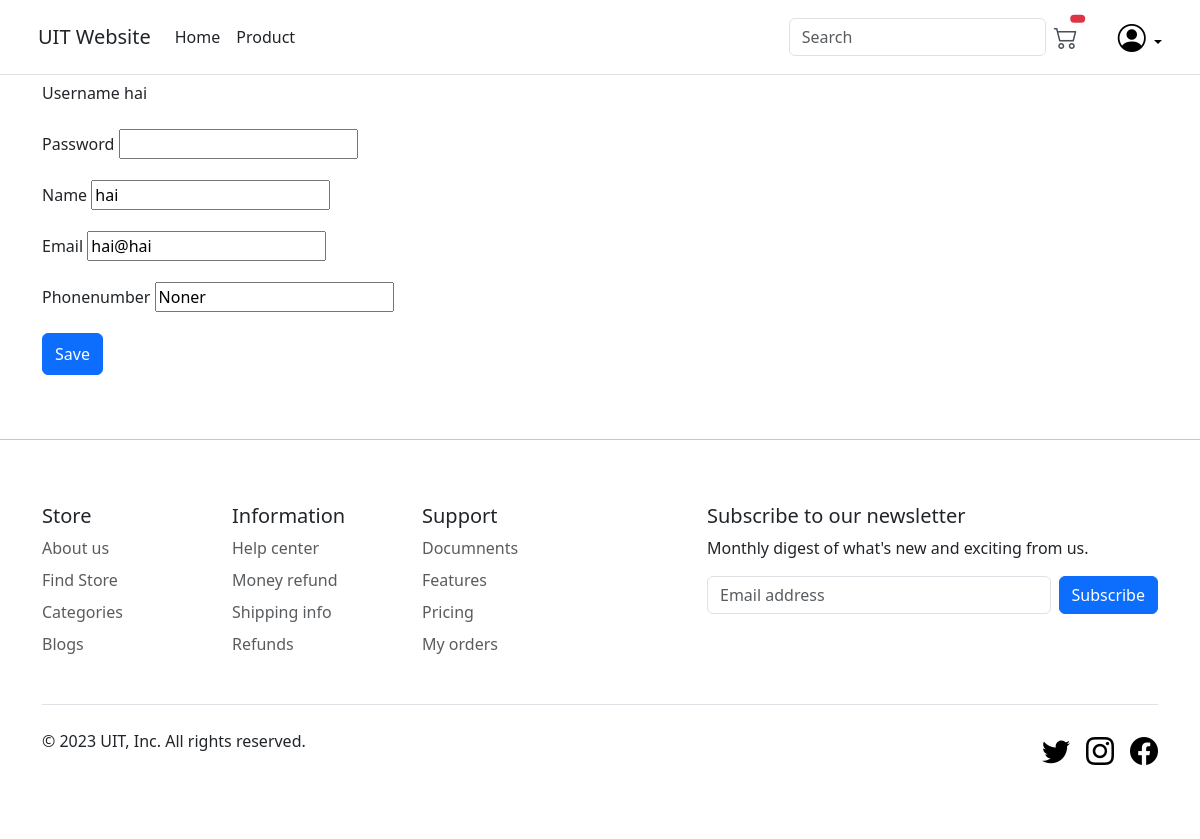
/update_customer/1 (signed in), run on the app's committed database.
### main/models.py (models this page shows, shortened)
class Customer(models.Model):
    user = models.OneToOneField(User, on_delete=models.CASCADE,null=True, blank=True)
    name = models.CharField(max_length=200, null=True)
    email = models.EmailField(max_length=200, null=True)
    phone = models.CharField(max_length=200, null=True)

### main/decorators.py (the view)
        def wraper_func(request, *args, **kwargs):
            if request.user.groups.exists():
                for group in request.user.groups.all():
                    if group.name in allowed_roles:
                        return view_func(request, *args, **kwargs)
                    else:
                        return HttpResponse('You are not authorize to view this page')
            else:
                return HttpResponse('You are not authorize to view this page')

### main/views.py (called while the page is built, shortened)
@login_required(login_url='login')
@allowed_users(allowed_roles=['admin'])
def updateCustomer(request, pk):    # admin update
    user = User.objects.get(id=pk)
    customer = Customer.objects.get(user=user)
    context = {
        'user': user,
        'customer': customer
    }
    return render(request, 'main/customer_form.html', context)

### main/templates/main/customer_form.html (shortened to what this page needs)
{% extends "main/base.html" %}
{% load static %}
{% block content %}
<form method="POST" action="">
    <div class="mb-3">
        <label class="form-label" for="username">Username</label>
        <label class="form-label" for="username">{{user.username}}</label>
    </div>
    <div class="mb-3">
        <label class="form-label" for="password">Password</label>
        <input type="password" name="password" id="password" >
    </div>
    <div class="mb-3">
        <label class="form-label" for="name">Name</label>
        <input type="name" name="name" id="name" value="{{customer.name}}">
    </div>
    <div class="mb-3">
        <label class="form-label" for="email">Email</label>
        <input type="email" name="email" id="email" value="{{customer.email}}">
    </div>
    <div class="mb-3">
        <label class="form-label" for="phone">Phonenumber</label>
        <input type="phone" name="phone" id="phone" value="{{customer.phone}}r">
    </div>
    <button class="btn btn-primary w-10 py-2" type="submit" value="Save">Save</button>
</form>
{% endblock content %}

### data on the page
Customer: name "hai", email "hai@hai", phone "Noner"

### other printed values
{{ user.username }} "hai"
